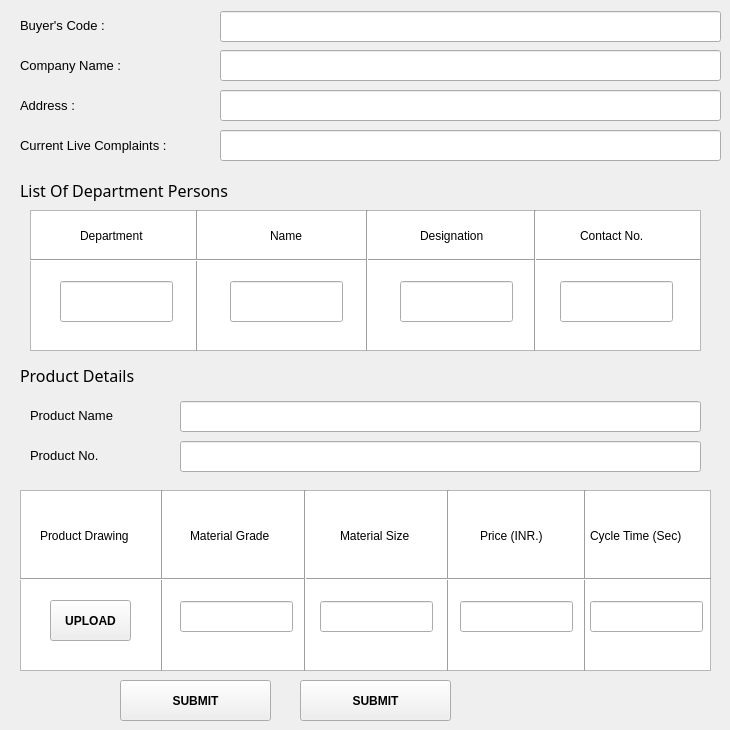
    <widget class="QWidget" name="tab">
     <attribute name="title">
      <string>Enter Customer Details</string>
     </attribute>
     <widget class="Line" name="line_5">
      <property name="geometry">
       <rect>
        <x>20</x>
        <y>490</y>
        <width>571</width>
        <height>181</height>
       </rect>
      </property>
      <property name="cursor">
       <cursorShape>ArrowCursor</cursorShape>
      </property>
      <property name="orientation">
       <enum>Qt::Vertical</enum>
      </property>
     </widget>
     <widget class="QTableView" name="tableView">
      <property name="geometry">
       <rect>
        <x>30</x>
        <y>210</y>
        <width>671</width>
        <height>141</height>
       </rect>
      </property>
      <property name="cursor" stdset="0">
       <cursorShape>ArrowCursor</cursorShape>
      </property>
      <property name="autoFillBackground">
       <bool>true</bool>
      </property>
     </widget>
     <widget class="QLabel" name="label_8">
      <property name="geometry">
       <rect>
        <x>270</x>
        <y>210</y>
        <width>101</width>
        <height>51</height>
       </rect>
      </property>
      <property name="cursor">
       <cursorShape>ArrowCursor</cursorShape>
      </property>
      <property name="text">
       <string>Name</string>
      </property>
     </widget>
     <widget class="QLabel" name="label_17">
      <property name="geometry">
       <rect>
        <x>600</x>
        <y>490</y>
        <width>121</width>
        <height>91</height>
       </rect>
      </property>
      <property name="cursor">
       <cursorShape>ArrowCursor</cursorShape>
      </property>
      <property name="text">
       <string>Cycle Time (sec)</string>
      </property>
     </widget>
     <widget class="Line" name="line_9">
      <property name="geometry">
       <rect>
        <x>20</x>
        <y>490</y>
        <width>691</width>
        <height>181</height>
       </rect>
      </property>
      <property name="cursor">
       <cursorShape>ArrowCursor</cursorShape>
      </property>
      <property name="orientation">
       <enum>Qt::Horizontal</enum>
      </property>
     </widget>
     <widget class="QTableView" name="tableView_2">
      <property name="geometry">
       <rect>
        <x>20</x>
        <y>490</y>
        <width>691</width>
        <height>181</height>
       </rect>
      </property>
      <property name="cursor" stdset="0">
       <cursorShape>ArrowCursor</cursorShape>
      </property>
     </widget>
     <widget class="QLabel" name="label_7">
      <property name="geometry">
       <rect>
        <x>80</x>
        <y>210</y>
        <width>111</width>
        <height>51</height>
       </rect>
      </property>
      <property name="cursor">
       <cursorShape>ArrowCursor</cursorShape>
      </property>
      <property name="text">
       <string>Department</string>
      </property>
     </widget>
     <widget class="Line" name="line_8">
      <property name="geometry">
       <rect>
        <x>303</x>
        <y>490</y>
        <width>291</width>
        <height>181</height>
       </rect>
      </property>
      <property name="cursor">
       <cursorShape>ArrowCursor</cursorShape>
      </property>
      <property name="orientation">
       <enum>Qt::Vertical</enum>
      </property>
     </widget>
     <widget class="QLabel" name="label_16">
      <property name="geometry">
       <rect>
        <x>480</x>
        <y>490</y>
        <width>101</width>
        <height>91</height>
       </rect>
      </property>
      <property name="cursor">
       <cursorShape>ArrowCursor</cursorShape>
      </property>
      <property name="text">
       <string>Price (INR.)</string>
      </property>
     </widget>
     <widget class="Line" name="line_6">
      <property name="geometry">
       <rect>
        <x>22</x>
        <y>490</y>
        <width>281</width>
        <height>181</height>
       </rect>
      </property>
      <property name="cursor">
       <cursorShape>ArrowCursor</cursorShape>
      </property>
      <property name="orientation">
       <enum>Qt::Vertical</enum>
      </property>
     </widget>
     <widget class="QLabel" name="label_12">
      <property name="geometry">
       <rect>
        <x>30</x>
        <y>440</y>
        <width>131</width>
        <height>31</height>
       </rect>
      </property>
      <property name="font">
       <font>
        <pointsize>10</pointsize>
       </font>
      </property>
      <property name="cursor">
       <cursorShape>ArrowCursor</cursorShape>
      </property>
      <property name="text">
       <string>Product No.</string>
      </property>
     </widget>
     <widget class="QLabel" name="label_5">
      <property name="geometry">
       <rect>
        <x>20</x>
        <y>350</y>
        <width>231</width>
        <height>51</height>
       </rect>
      </property>
      <property name="font">
       <font>
        <family>MS Reference Sans Serif</family>
        <pointsize>12</pointsize>
       </font>
      </property>
      <property name="cursor">
       <cursorShape>ArrowCursor</cursorShape>
      </property>
      <property name="text">
       <string>Product Details</string>
      </property>
     </widget>
     <widget class="QLabel" name="label_13">
      <property name="geometry">
       <rect>
        <x>40</x>
        <y>490</y>
        <width>111</width>
        <height>91</height>
       </rect>
      </property>
      <property name="cursor">
       <cursorShape>ArrowCursor</cursorShape>
      </property>
      <property name="text">
       <string>Product Drawing</string>
      </property>
     </widget>
     <widget class="QLabel" name="label_14">
      <property name="geometry">
       <rect>
        <x>340</x>
        <y>490</y>
        <width>111</width>
        <height>91</height>
       </rect>
      </property>
      <property name="cursor">
       <cursorShape>ArrowCursor</cursorShape>
      </property>
      <property name="text">
       <string>Material Size</string>
      </property>
     </widget>
     <widget class="Line" name="line_2">
      <property name="geometry">
       <rect>
        <x>32</x>
        <y>210</y>
        <width>331</width>
        <height>141</height>
       </rect>
      </property>
      <property name="cursor">
       <cursorShape>ArrowCursor</cursorShape>
      </property>
      <property name="orientation">
       <enum>Qt::Vertical</enum>
      </property>
     </widget>
     <widget class="Line" name="line_3">
      <property name="geometry">
       <rect>
        <x>370</x>
        <y>210</y>
        <width>331</width>
        <height>141</height>
       </rect>
      </property>
      <property name="cursor">
       <cursorShape>ArrowCursor</cursorShape>
      </property>
      <property name="orientation">
       <enum>Qt::Vertical</enum>
      </property>
     </widget>
     <widget class="QLabel" name="label_15">
      <property name="geometry">
       <rect>
        <x>190</x>
        <y>490</y>
        <width>111</width>
        <height>91</height>
       </rect>
      </property>
      <property name="cursor">
       <cursorShape>ArrowCursor</cursorShape>
      </property>
      <property name="text">
       <string>Material Grade</string>
      </property>
     </widget>
     <widget class="QLabel" name="label_4">
      <property name="geometry">
       <rect>
        <x>20</x>
        <y>130</y>
        <width>191</width>
        <height>30</height>
       </rect>
      </property>
      <property name="font">
       <font>
        <family>Segoe UI</family>
        <pointsize>10</pointsize>
       </font>
      </property>
      <property name="cursor">
       <cursorShape>ArrowCursor</cursorShape>
      </property>
      <property name="text">
       <string>Current Live Complaints :</string>
      </property>
     </widget>
     <widget class="QLabel" name="label_10">
      <property name="geometry">
       <rect>
        <x>580</x>
        <y>210</y>
        <width>101</width>
        <height>51</height>
       </rect>
      </property>
      <property name="cursor">
       <cursorShape>ArrowCursor</cursorShape>
      </property>
      <property name="text">
       <string>Contact No.</string>
      </property>
     </widget>
     <widget class="Line" name="line_4">
      <property name="geometry">
       <rect>
        <x>30</x>
        <y>250</y>
        <width>671</width>
        <height>21</height>
       </rect>
      </property>
      <property name="cursor">
       <cursorShape>ArrowCursor</cursorShape>
      </property>
      <property name="orientation">
       <enum>Qt::Horizontal</enum>
      </property>
     </widget>
     <widget class="QLabel" name="label_9">
      <property name="geometry">
       <rect>
        <x>420</x>
        <y>210</y>
        <width>111</width>
        <height>51</height>
       </rect>
      </property>
      <property name="cursor">
       <cursorShape>ArrowCursor</cursorShape>
      </property>
      <property name="text">
       <string>Designation</string>
      </property>
     </widget>
     <widget class="QLabel" name="label_11">
      <property name="geometry">
       <rect>
        <x>30</x>
        <y>400</y>
        <width>131</width>
        <height>31</height>
       </rect>
      </property>
      <property name="font">
       <font>
        <pointsize>10</pointsize>
       </font>
      </property>
      <property name="cursor">
       <cursorShape>ArrowCursor</cursorShape>
      </property>
      <property name="text">
       <string>Product Name</string>
      </property>
     </widget>
     <widget class="QLabel" name="label">
      <property name="geometry">
       <rect>
        <x>20</x>
        <y>10</y>
        <width>171</width>
        <height>30</height>
       </rect>
      </property>
      <property name="font">
       <font>
        <family>Segoe UI</family>
        <pointsize>10</pointsize>
       </font>
      </property>
      <property name="cursor">
       <cursorShape>ArrowCursor</cursorShape>
      </property>
      <property name="text">
       <string>Buyer's Code :</string>
      </property>
     </widget>
     <widget class="QLabel" name="label_6">
      <property name="geometry">
       <rect>
        <x>20</x>
        <y>170</y>
        <width>281</width>
        <height>41</height>
       </rect>
      </property>
      <property name="font">
       <font>
        <family>MS Reference Sans Serif</family>
        <pointsize>12</pointsize>
       </font>
      </property>
      <property name="cursor">
       <cursorShape>ArrowCursor</cursorShape>
      </property>
      <property name="text">
       <string>List Of Department Persons</string>
      </property>
     </widget>
     <widget class="QLabel" name="label_2">
      <property name="geometry">
       <rect>
        <x>20</x>
        <y>50</y>
        <width>171</width>
        <height>30</height>
       </rect>
      </property>
      <property name="font">
       <font>
        <family>Segoe UI</family>
        <pointsize>10</pointsize>
       </font>
      </property>
      <property name="cursor">
       <cursorShape>ArrowCursor</cursorShape>
      </property>
      <property name="text">
       <string>Company Name :</string>
      </property>
     </widget>
     <widget class="Line" name="line_7">
      <property name="geometry">
       <rect>
        <x>460</x>
        <y>490</y>
        <width>251</width>
        <height>181</height>
       </rect>
      </property>
      <property name="cursor">
       <cursorShape>ArrowCursor</cursorShape>
      </property>
      <property name="orientation">
       <enum>Qt::Vertical</enum>
      </property>
     </widget>
     <widget class="QToolButton" name="toolButton">
      <property name="geometry">
       <rect>
        <x>50</x>
        <y>600</y>
        <width>81</width>
        <height>41</height>
       </rect>
      </property>
      <property name="font">
       <font>
        <weight>75</weight>
        <bold>true</bold>
       </font>
      </property>
      <property name="cursor">
       <cursorShape>ArrowCursor</cursorShape>
      </property>
      <property name="text">
       <string>UPLOAD</string>
      </property>
     </widget>
     <widget class="QLabel" name="label_3">
      <property name="geometry">
       <rect>
        <x>20</x>
        <y>90</y>
        <width>171</width>
        <height>30</height>
       </rect>
      </property>
      <property name="font">
       <font>
        <family>Segoe UI</family>
        <pointsize>10</pointsize>
       </font>
      </property>
      <property name="cursor">
       <cursorShape>ArrowCursor</cursorShape>
      </property>
      <property name="text">
       <string>Address :</string>
      </property>
      <property name="textFormat">
       <enum>Qt::PlainText</enum>
      </property>
     </widget>
     <widget class="Line" name="line_10">
      <property name="geometry">
       <rect>
        <x>20</x>
        <y>489</y>
        <width>691</width>
        <height>181</height>
       </rect>
      </property>
      <property name="orientation">
       <enum>Qt::Horizontal</enum>
      </property>
     </widget>
     <widget class="Line" name="line_11">
      <property name="geometry">
       <rect>
        <x>20</x>
        <y>490</y>
        <width>571</width>
        <height>181</height>
       </rect>
      </property>
      <property name="orientation">
       <enum>Qt::Vertical</enum>
      </property>
     </widget>
     <widget class="QLabel" name="label_18">
      <property name="geometry">
       <rect>
        <x>590</x>
        <y>495</y>
        <width>121</width>
        <height>81</height>
       </rect>
      </property>
      <property name="text">
       <string>Cycle Time (Sec)</string>
      </property>
     </widget>
     <widget class="Line" name="line">
      <property name="geometry">
       <rect>
        <x>32</x>
        <y>210</y>
        <width>671</width>
        <height>141</height>
       </rect>
      </property>
      <property name="orientation">
       <enum>Qt::Vertical</enum>
      </property>
     </widget>
     <widget class="QLineEdit" name="lineEdit">
      <property name="geometry">
       <rect>
        <x>220</x>
        <y>11</y>
        <width>501</width>
        <height>31</height>
       </rect>
      </property>
     </widget>
     <widget class="QLineEdit" name="lineEdit_2">
      <property name="geometry">
       <rect>
        <x>220</x>
        <y>50</y>
        <width>501</width>
        <height>31</height>
       </rect>
      </property>
     </widget>
     <widget class="QLineEdit" name="lineEdit_3">
      <property name="geometry">
       <rect>
        <x>220</x>
        <y>90</y>
        <width>501</width>
        <height>31</height>
       </rect>
      </property>
     </widget>
     <widget class="QLineEdit" name="lineEdit_4">
      <property name="geometry">
       <rect>
        <x>220</x>
        <y>130</y>
        <width>501</width>
        <height>31</height>
       </rect>
      </property>
     </widget>
     <widget class="QLineEdit" name="lineEdit_5">
      <property name="geometry">
       <rect>
        <x>60</x>
        <y>281</y>
        <width>113</width>
        <height>41</height>
       </rect>
      </property>
     </widget>
     <widget class="QLineEdit" name="lineEdit_6">
      <property name="geometry">
       <rect>
        <x>230</x>
        <y>281</y>
        <width>113</width>
        <height>41</height>
       </rect>
      </property>
     </widget>
     <widget class="QLineEdit" name="lineEdit_7">
      <property name="geometry">
       <rect>
        <x>400</x>
        <y>281</y>
        <width>113</width>
        <height>41</height>
       </rect>
      </property>
     </widget>
     <widget class="QLineEdit" name="lineEdit_8">
      <property name="geometry">
       <rect>
        <x>560</x>
        <y>281</y>
        <width>113</width>
        <height>41</height>
       </rect>
      </property>
     </widget>
     <widget class="QLineEdit" name="lineEdit_9">
      <property name="geometry">
       <rect>
        <x>180</x>
        <y>401</y>
        <width>521</width>
        <height>31</height>
       </rect>
      </property>
     </widget>
     <widget class="QLineEdit" name="lineEdit_10">
      <property name="geometry">
       <rect>
        <x>180</x>
        <y>441</y>
        <width>521</width>
        <height>31</height>
       </rect>
      </property>
     </widget>
     <widget class="QLineEdit" name="lineEdit_11">
      <property name="geometry">
       <rect>
        <x>180</x>
        <y>601</y>
        <width>113</width>
        <height>31</height>
       </rect>
      </property>
     </widget>
     <widget class="QLineEdit" name="lineEdit_12">
      <property name="geometry">
       <rect>
        <x>320</x>
        <y>601</y>
        <width>113</width>
        <height>31</height>
       </rect>
      </property>
     </widget>
     <widget class="QLineEdit" name="lineEdit_13">
      <property name="geometry">
       <rect>
        <x>460</x>
        <y>601</y>
        <width>113</width>
        <height>31</height>
       </rect>
      </property>
     </widget>
     <widget class="QLineEdit" name="lineEdit_14">
      <property name="geometry">
       <rect>
        <x>590</x>
        <y>601</y>
        <width>113</width>
        <height>31</height>
       </rect>
      </property>
     </widget>
     <widget class="QPushButton" name="pushButton_4">
      <property name="geometry">
       <rect>
        <x>300</x>
        <y>680</y>
        <width>151</width>
        <height>41</height>
       </rect>
      </property>
      <property name="font">
       <font>
        <family>MS Shell Dlg 2</family>
        <weight>75</weight>
        <bold>true</bold>
       </font>
      </property>
      <property name="cursor">
       <cursorShape>ArrowCursor</cursorShape>
      </property>
      <property name="text">
       <string>SUBMIT</string>
      </property>
     </widget>
     <widget class="QPushButton" name="pushButton_6">
      <property name="geometry">
       <rect>
        <x>120</x>
        <y>680</y>
        <width>151</width>
        <height>41</height>
       </rect>
      </property>
      <property name="font">
       <font>
        <family>MS Shell Dlg 2</family>
        <weight>75</weight>
        <bold>true</bold>
       </font>
      </property>
      <property name="cursor">
       <cursorShape>ArrowCursor</cursorShape>
      </property>
      <property name="text">
       <string>SUBMIT</string>
      </property>
     </widget>
     <zorder>line_5</zorder>
     <zorder>tableView</zorder>
     <zorder>label_8</zorder>
     <zorder>label_17</zorder>
     <zorder>line_9</zorder>
     <zorder>tableView_2</zorder>
     <zorder>label_7</zorder>
     <zorder>line_8</zorder>
     <zorder>label_16</zorder>
     <zorder>line_6</zorder>
     <zorder>label_12</zorder>
     <zorder>label_5</zorder>
     <zorder>label_13</zorder>
     <zorder>label_14</zorder>
     <zorder>line_2</zorder>
     <zorder>label_15</zorder>
     <zorder>label_4</zorder>
     <zorder>label_10</zorder>
     <zorder>line_4</zorder>
     <zorder>label_9</zorder>
     <zorder>label_11</zorder>
     <zorder>label</zorder>
     <zorder>label_6</zorder>
     <zorder>label_2</zorder>
     <zorder>line_7</zorder>
     <zorder>label_3</zorder>
     <zorder>line_10</zorder>
     <zorder>label_18</zorder>
     <zorder>line_3</zorder>
     <zorder>line</zorder>
     <zorder>line_11</zorder>
     <zorder>toolButton</zorder>
     <zorder>lineEdit</zorder>
     <zorder>lineEdit_2</zorder>
     <zorder>lineEdit_3</zorder>
     <zorder>lineEdit_4</zorder>
     <zorder>lineEdit_5</zorder>
     <zorder>lineEdit_6</zorder>
     <zorder>lineEdit_7</zorder>
     <zorder>lineEdit_8</zorder>
     <zorder>lineEdit_9</zorder>
     <zorder>lineEdit_10</zorder>
     <zorder>lineEdit_11</zorder>
     <zorder>lineEdit_12</zorder>
     <zorder>lineEdit_13</zorder>
     <zorder>lineEdit_14</zorder>
     <zorder>pushButton_4</zorder>
     <zorder>pushButton_6</zorder>
    </widget>
